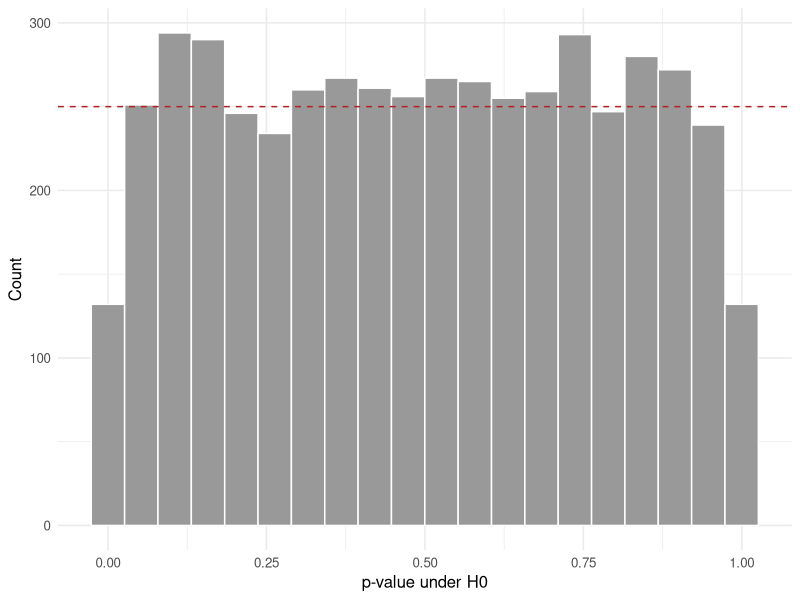

Write R code to recreate this figure.
# ============================================================
# Biostatistics Courses
# Course 1 — Week 3, Session 5: HT philosophy, p-values, errors
# ============================================================

# --- 0. Setup --------------------------------------------------
library(tidyverse)
set.seed(42)
theme_set(theme_minimal(base_size = 12))

# --- 1. Hypothesis / Goal --------------------------------------
# Show p-values uniform under H0; quantify type I, type II, power.

# --- 2. Data ---------------------------------------------------
simulate_pvals <- function(n_per_group = 30, delta = 0, B = 5000) {
  replicate(B, {
    a <- rnorm(n_per_group, 0, 1)
    b <- rnorm(n_per_group, delta, 1)
    t.test(a, b)$p.value
  })
}
p_h0 <- simulate_pvals(30, 0)
p_h1 <- simulate_pvals(30, 0.5)

# --- 3. Visualise ----------------------------------------------
p <- tibble(p = p_h0) |>
  ggplot(aes(p)) +
  geom_histogram(bins = 20, fill = "grey60", colour = "white") +
  geom_hline(yintercept = length(p_h0) / 20,
             linetype = 2, colour = "firebrick") +
  labs(x = "p-value under H0", y = "Count")
print(p)

# --- 4. Assumptions --------------------------------------------
# p uniform under H0 requires H0 correctly specified.

# --- 5. Conduct / Fit ------------------------------------------
type_I <- mean(p_h0 < 0.05)
power_obs <- mean(p_h1 < 0.05)

grid <- expand_grid(
  n = c(10, 20, 50, 100),
  delta = seq(0, 1.2, by = 0.2)
)
grid$power <- with(grid, mapply(function(nn, dd) {
  mean(simulate_pvals(nn, dd, B = 500) < 0.05)
}, n, delta))

# --- 6. Report -------------------------------------------------
cat(sprintf("Empirical type I: %.3f (nominal 0.05)\n", type_I))
cat(sprintf("Empirical power (d=0.5, n=30): %.3f\n", power_obs))
print(head(grid, 10))
